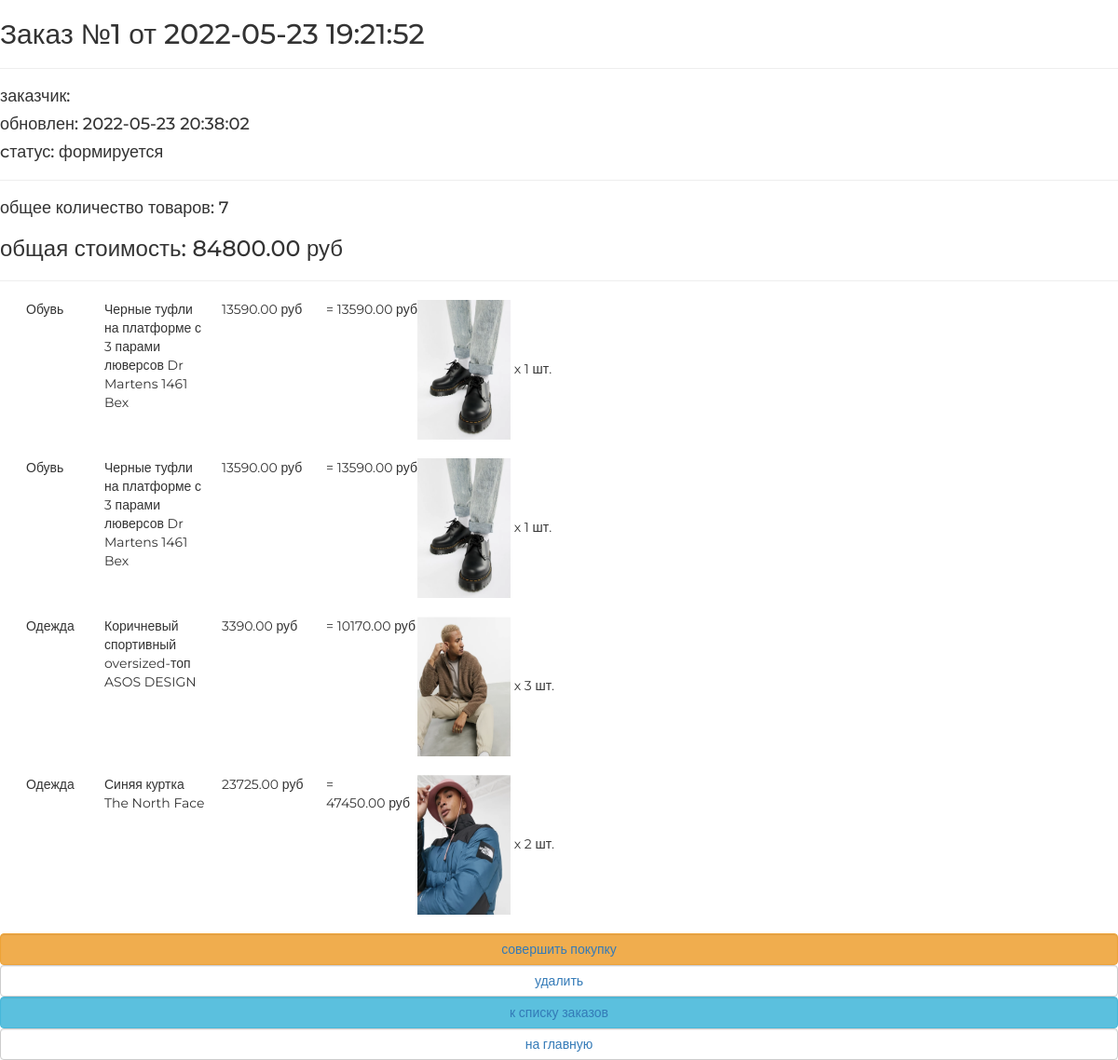
Page /order/detail/1/ on the committed database.
### ordersapp/models.py (models this page shows, shortened)
class Order(models.Model):
    FORMING = 'FM'
    SENT_TO_PROCEED = 'STP'
    PROCEED = 'PCD'
    PAID = 'PD'
    READY = 'RDY'
    DONE = 'DN'
    CANCEL = 'CNC'
    ORDER_STATUSES = (
        (FORMING, 'формируется'),
        (SENT_TO_PROCEED, 'отправлен на обработку'),
        (PROCEED, 'обработан'),
        (PAID, 'оплачен'),
        (READY, 'отов к выдаче'),
        (DONE, 'выдан'),
        (CANCEL, 'отменен'),
    )
    user = models.ForeignKey(settings.AUTH_USER_MODEL, on_delete=models.CASCADE)
    created_at = models.DateTimeField(auto_now_add=True, verbose_name="Создан")
    updated_at = models.DateTimeField(auto_now=True, verbose_name="Изменен")
    status = models.CharField(
        verbose_name='Статус',
        choices=ORDER_STATUSES,
        max_length=3,
        default=FORMING
    )
    is_active = models.BooleanField(default=True, verbose_name='активен', )
    class Meta:
        verbose_name = 'заказ'
        verbose_name_plural = 'заказы'
        ordering = ('-created_at',)
    def total_quantity(self):
        _items = self.orderitems.select_related()
        return sum(list(map(lambda x: x.quantity, _items)))
    def total_cost(self):
        _items = self.orderitems.select_related()
        return sum(list(map(lambda x: x.quantity * x.product.price, _items)))

class OrderItem(models.Model):
    order = models.ForeignKey(Order, on_delete=models.CASCADE, related_name='orderitems')
    product = models.ForeignKey(Product, on_delete=models.CASCADE, verbose_name='продукт')
    quantity = models.PositiveIntegerField(default=0, verbose_name='Количество')
    @property
    def get_product_cost(self):
        return self.product.price * self.quantity

### mainapp/models.py (models this page shows, shortened)
class Product(models.Model):
    name = models.CharField(max_length=256)
    image = models.ImageField(upload_to='products_images', blank=True)
    description = models.TextField(blank=True)
    short_description = models.CharField(max_length=64, blank=True)
    price = models.DecimalField(max_digits=8, decimal_places=2, default=0)
    quantity = models.IntegerField(default=0)
    category = models.ForeignKey(ProductCategory, on_delete=models.CASCADE)
    is_active = models.BooleanField(verbose_name='активна', default=True)
    class Meta:
        verbose_name = 'Продукт'
        verbose_name_plural = 'Продукты'

class ProductCategory(models.Model):
    name = models.CharField(max_length=64, unique=True)
    description = models.TextField(blank=True)
    is_active = models.BooleanField(verbose_name='активна', default=True)
    class Meta:
        verbose_name = 'Категория'
        verbose_name_plural = 'Категории'

### ordersapp/views.py (the view)
# urls.py: path('detail/<pk>/', ordersapp.OrderDetail.as_view(), name='order_read'),
class OrderDetail(DetailView):
    model = Order

### mainapp/context_processor.py (called while the page is built)
def basket(request):
    basket_items = []
    if request.user.is_authenticated:
        basket_items = Basket.objects.filter(user = request.user)
    return {
        'basket': basket_items
    }

### ordersapp/templates/ordersapp/order_detail.html
{% extends "ordersapp/base.html" %}
{% load static %}
{% block content %}
   {% include 'ordersapp/includes/inc_order_summary.html' %}
   <div class="basket_list">
       {% for item in object.orderitems.select_related %}
           <div class="basket_record">
               <img src="/media/{{item.product.image}}"
                    alt="{{ item.product.short_description }}" width="100" height="150">
               <span class="category_name">
                   {{ item.product.category.name }}
               </span>
               <span class="product_name">{{ item.product.name }}</span>
               <span class="product_price">
                   {{ item.product.price }}&nbspруб
               </span>
               <span class="product_quantity">
                   x {{ item.quantity }} шт.
               </span>
               <span class="product_cost">
                    = {{ item.get_product_cost }}&nbspруб
               </span>
           </div>
       {% endfor %}
   </div>
   {% include 'ordersapp/includes/inc_order_actions.html' %}
{% endblock %}

### ordersapp/templates/ordersapp/includes/inc_order_summary.html (shortened to what this page needs)
{% if object %}
   <div class="h2">Заказ №{{ object.pk }} от {{ object.created_at|date:"Y-m-d H:i:s" }}</div>
   <hr>
   <div class="h4">заказчик: {{ user.last_name }} {{ user.first_name }} </div>
   <div class="h4">обновлен: {{ object.updated_at|date:"Y-m-d H:i:s" }}</div>
   <div class="h4">cтатус: {{ object.get_status_display }}</div>
   <hr>
   <div class="h4">
       общее количество товаров: <span class="order_total_quantity">{{ object.total_quantity }}</span>
   </div>
   <div class="h3">
       общая стоимость: <span class="order_total_cost">{{ object.total_cost }}</span> руб
   </div>
{% endif %}
<hr>

### static/css/style.css (style rules this page uses)
* { margin: 0; padding: 0; }
body { font-family: 'Montserrat', sans-serif; }
html, body { height: 100%; }
.basket_list span.category_name { margin-left: 2em; width: 5em; position: relative; display: block; float: left; }
.basket_list span.product_name { margin-left: 1em; width: 8em; position: relative; display: block; float: left; }
.basket_list span.product_price { margin-left: 1em; width: 7em; position: relative; display: block; float: left; }
.basket_list span.product_cost { margin-left: 1em; width: 7em; position: relative; display: block; float: left; }
.basket_list .basket_record { position: relative; display: block; height: 170px; float: none; }

### rows in the picture
Order: pk "1", created_at "2022-05-23 19:21:52", updated_at "2022-05-23 20:38:02", status "формируется", total_quantity "7", total_cost "84800.00"
OrderItem: product.image (picture), product.category.name "Обувь", product.name "Черные туфли на платформе с 3 парами люверсов Dr Martens 1461 Bex", product.price "13590.00", quantity "1", get_product_cost "13590.00"
OrderItem: product.image (picture), product.category.name "Обувь", product.name "Черные туфли на платформе с 3 парами люверсов Dr Martens 1461 Bex", product.price "13590.00", quantity "1", get_product_cost "13590.00"
OrderItem: product.image (picture), product.category.name "Одежда", product.name "Коричневый спортивный oversized-топ ASOS DESIGN", product.price "3390.00", quantity "3", get_product_cost "10170.00"
OrderItem: product.image (picture), product.category.name "Одежда", product.name "Синяя куртка The North Face", product.price "23725.00", quantity "2", get_product_cost "47450.00"
